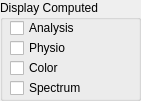
     <widget class="QGroupBox" name="groupBox_DisplayComputed">
      <property name="geometry">
       <rect>
        <x>1030</x>
        <y>10</y>
        <width>141</width>
        <height>101</height>
       </rect>
      </property>
      <property name="title">
       <string>Display Computed</string>
      </property>
      <widget class="QCheckBox" name="checkBox_DisplayAnalysis">
       <property name="geometry">
        <rect>
         <x>10</x>
         <y>20</y>
         <width>131</width>
         <height>16</height>
        </rect>
       </property>
       <property name="text">
        <string>Analysis</string>
       </property>
      </widget>
      <widget class="QCheckBox" name="checkBox_DisplayPhysio">
       <property name="geometry">
        <rect>
         <x>10</x>
         <y>40</y>
         <width>131</width>
         <height>16</height>
        </rect>
       </property>
       <property name="text">
        <string>Physio</string>
       </property>
      </widget>
      <widget class="QCheckBox" name="checkBox_DisplayColor">
       <property name="geometry">
        <rect>
         <x>10</x>
         <y>60</y>
         <width>131</width>
         <height>16</height>
        </rect>
       </property>
       <property name="text">
        <string>Color</string>
       </property>
      </widget>
      <widget class="QCheckBox" name="checkBox_DisplaySpectrum">
       <property name="geometry">
        <rect>
         <x>10</x>
         <y>80</y>
         <width>131</width>
         <height>16</height>
        </rect>
       </property>
       <property name="text">
        <string>Spectrum</string>
       </property>
      </widget>
     </widget>
